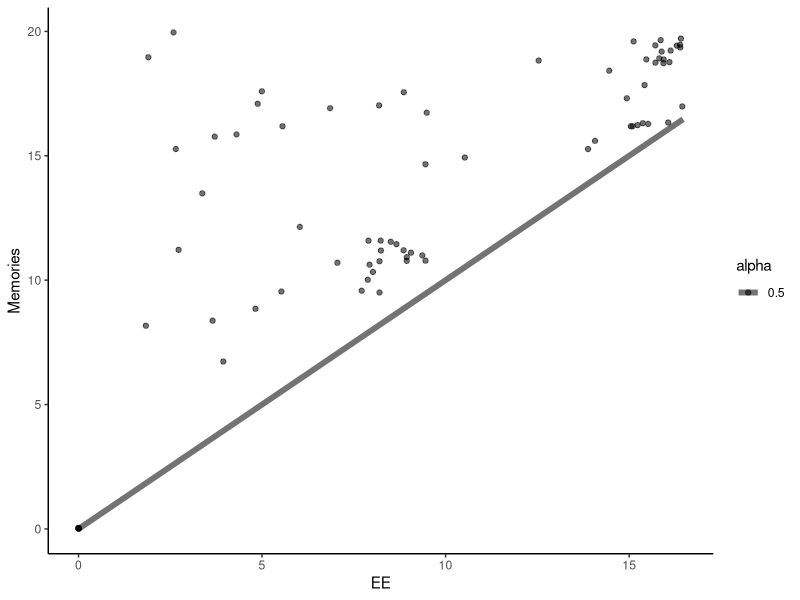
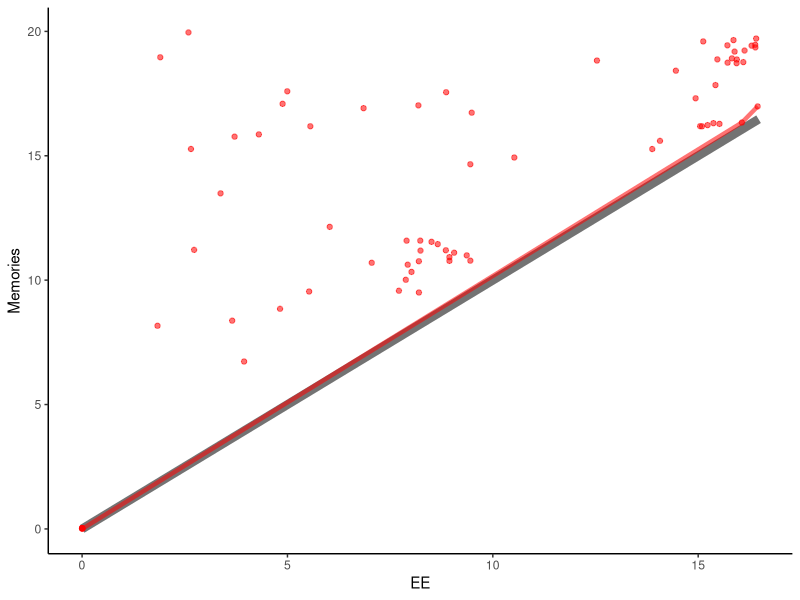

The R source for these figures, in order:
# Create plots for the Copy3 Process.


data = read.csv("../../results/results-en-upos-neuralflow.tsv", sep="\t")
library(tidyr)
library(dplyr)
library(ggplot2)
data$Horizon = 15
data = data %>% filter(EE <= Memories)



dataU = data %>% filter(Language == "repeat") %>% filter(Memories < 20) 

plot = ggplot(dataU, aes(x=EE, y=Memories, alpha=0.5)) + geom_point()+ theme_classic() + geom_line(data=data.frame(x=c(0, 16.47), y = c(0, 16.47)), aes(x=x , y=y), size=2)
ggsave("../figures/repeat3-ee-mem.pdf", plot=plot)


dataU = dataU[order(dataU$EE),]
ees = dataU$EE
memories = dataU$Memories

findFrontier = function(ees, memories) {
   xs = c(0)
   ys = c(0)
   slopes = c(0)
   for(i in (1:length(ees))) {
     x = ees[i]
     if(x < 0) {
   	  next
     }
     y = memories[i]
     
     while(TRUE) {
       lastX = xs[1]
       lastY = ys[1]
   
       slope = (y-lastY)/(x-lastX)
       cat(slope," ", y, lastY, x, lastX,  "..\n", sep=" ")
       if(slope >= slopes[1]) {
   	    xs = c(x, xs)
   	    ys = c(y, ys)
   	    slopes = c(slope, slopes)
   	    break
       } else {
   	    xs = xs[(2:length(xs))]
   	    ys = ys[(2:length(ys))]
   	    slopes = slopes[(2:length(slopes))]
       }
     }
   }
   return(data.frame(EE=xs, Memories=ys))
}


plot = ggplot(data=data, aes(x=EE, y=Memories, alpha=0.5)) + theme_classic() + geom_line(data=data.frame(x=c(0, 16.47), y = c(0, 16.47)), aes(x=x , y=y), size=3)+ theme(legend.position="none")  + geom_point(data=dataU, aes(x=EE, y=Memories, alpha=0.5), colour="red") + geom_line(data=findFrontier(dataU$EE, dataU$Memories),aes(x=EE, y=Memories, alpha=0.5), colour="red", size=1.5)
ggsave("../figures/repeat3-ee-mem-frontier.pdf", plot=plot)



